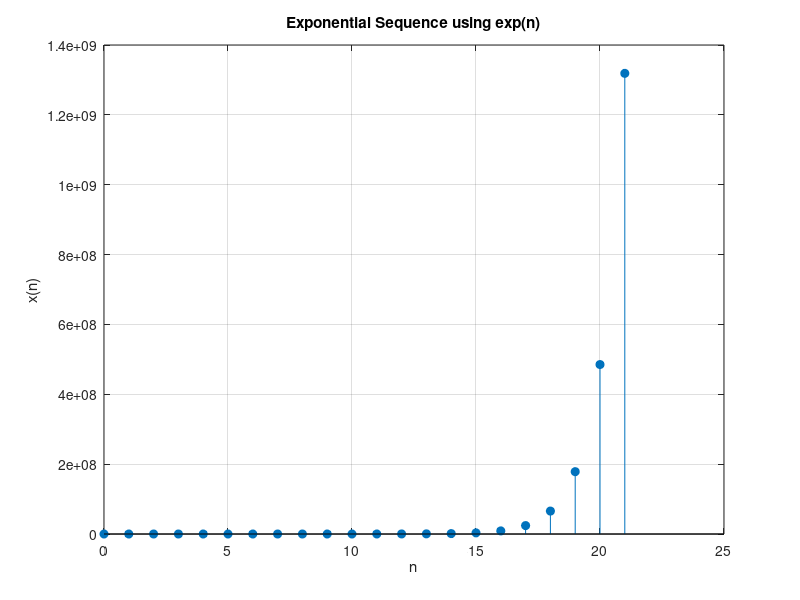

Write the MATLAB code that produced this figure.
##clc
##clear
##close all
##
##r= 055;
##n= 10000;
##
##noice = -r * (2*r) .* rand(1,n) ;
##% [0 1]
##% [0 2r]
##% [-r r]
##
##figure
##hist(noice,50)
##
##mean = 11;
##std = sqrt(r);
##
##gnoise = (mean+std) .* randn(1,n)
##figure
##hist(gnoise,50)

##clc
##clear
##close all
##
##n = -113 : 113;
###unitstep = heaviside (n)
##unitst = (n>=0) - (n>=1)
##stem (n , unitst)

n = 0:21;          % discrete time index
x = exp(n);        % exponential growth, base e

stem(n, x, 'filled');
xlabel('n');
ylabel('x(n)');
title('Exponential Sequence using exp(n)');
grid on;
